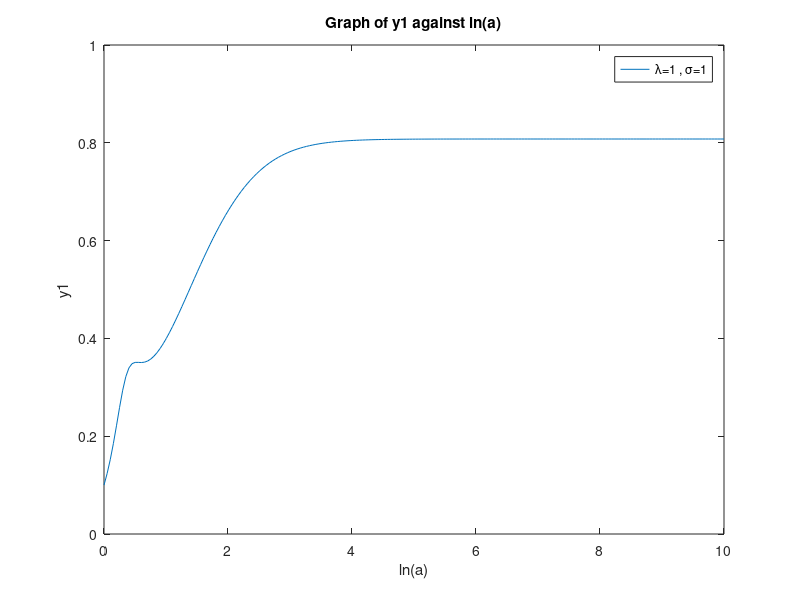
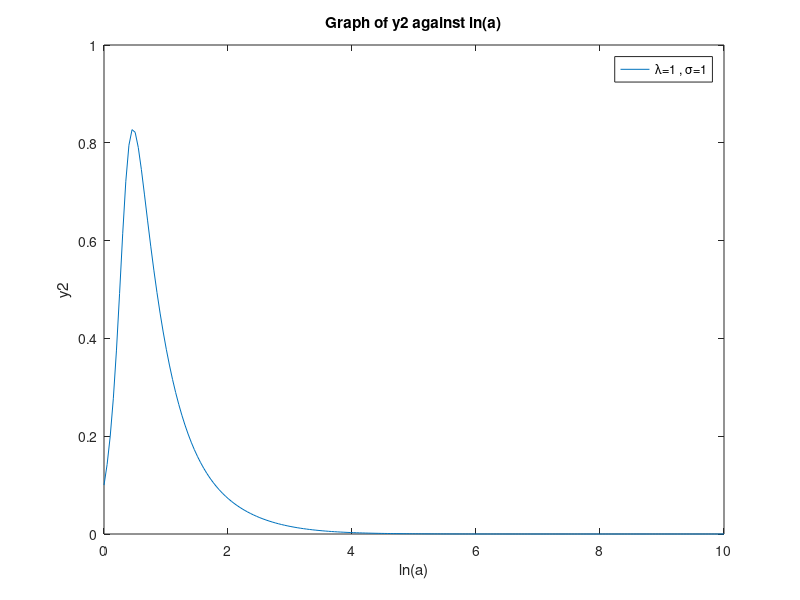
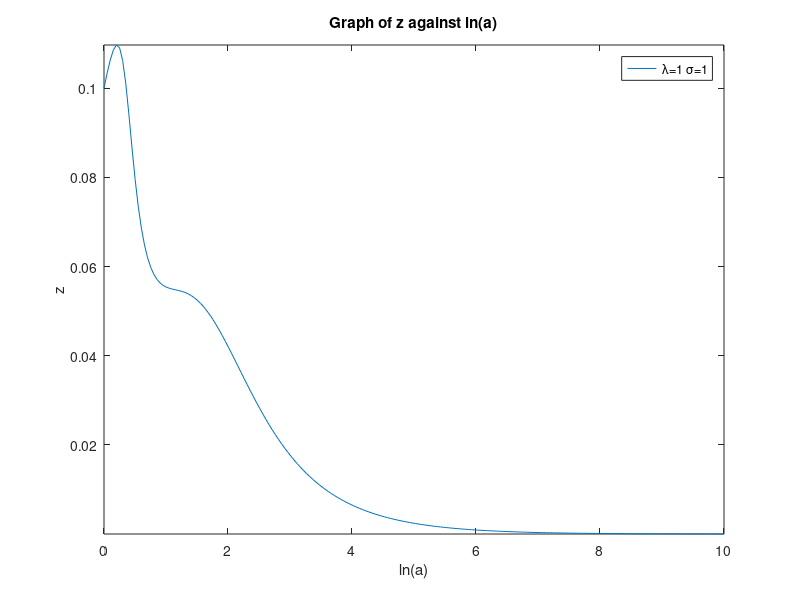
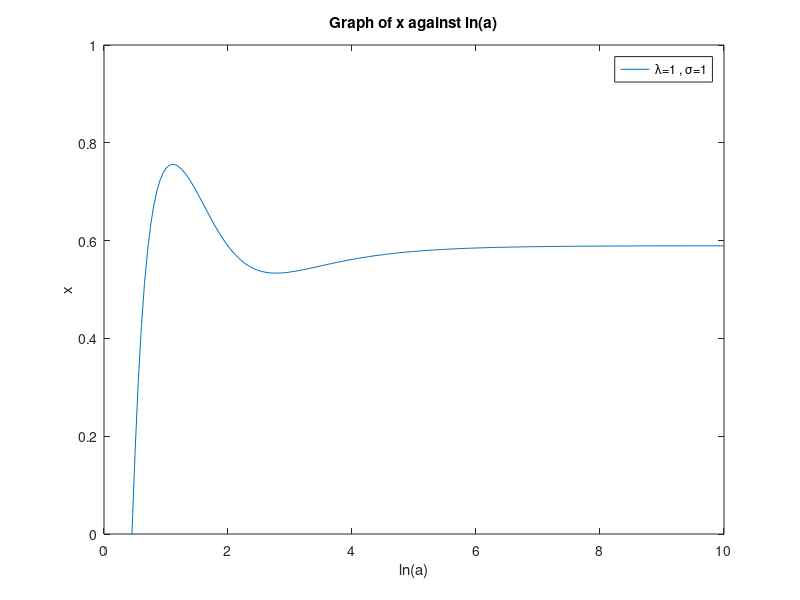

These charts were generated, in order, by the following MATLAB code: (Note: this script raises an error after producing the figures.)

function scalarfield3
% tstart, tend and the number of time steps
clear all

tstart = 0;
tend = 10;
n = 200;
tspan = linspace(tstart,tend,n);
%initial conditions
minit2 = [-0.9;0.1;0.1;0.1];

% matrix m contains all dependant variables
[T,M] = ode45(@integratingfunction2, tspan, minit2);
%define output variables:
x = M(:,1);

y1 = M(:,2);

y2 = M(:,3);

z = M(:,4);



% plots
figure(1);
plot(T,y1);
title('Graph of y1 against ln(a)');
legend('\lambda=1 , \sigma=1');
xlabel('ln(a)');
ylabel('y1');
axis([0 10 0 1]);
hold on


F=(3.*(y1.^2))+(3.*(y2.^2))-3.*(x.^2)-(z.^2)-1;



figure(2);
plot(T,y2);
title('Graph of y2 against ln(a)');
legend('\lambda=1 , \sigma=1');
xlabel('ln(a)');
ylabel('y2');

hold on



figure(3);
plot(T,z);
title('Graph of z against ln(a)');
legend('\lambda=1 \sigma=1');
xlabel('ln(a)');
ylabel('z');
%axis([0 10 0 1]);
axis tight
hold on


figure(4);
plot(T,x);
title('Graph of x against ln(a)');
legend('\lambda=1 , \sigma=1');
xlabel('ln(a)');
ylabel('x');
axis([0 10 0 1]);



figure(6);
 omega_phi=(x.^2)+(y1.^2)+(y2.^2);
   
   plot(T,omega_phi);
   xlabel('ln(a)');
   ylabel('\Omega_{\phi}');
   %axis([0 10 0 1.4 ]);
   legend('\lambda=1.444 , \sigma=4');
   axis tight
   hold on
   plot(T,F,'R--');

%Intergration function


function ddt2 = integratingfunction2(T,M)

% Define constants

lambda=1.444;

sigma=4;

x=M(1);

y1=M(2);

y2=M(3);

z=M(4);



%ODE’s:
ddt2 = zeros(size(M));
ddt2(1) = (-3.*x) + (lambda.*sqrt(3./2).*(y1.^2))+(sigma.*sqrt(3./2).*(y2.^2))+x.*(2.*(z.^2)+3.*(x.^2)+(3./2).*(1-(x.^2)-(y1.^2)-(y2.^2)-(z.^2)));
ddt2(2) = (-lambda.*sqrt(3./2).*x.*y1)+y1.*(2.*(z.^2)+3.*(x.^2)+(3./2).*(1-(x.^2)-(y1.^2)-(y2.^2)-(z.^2)));
ddt2(3) = (-sigma.*sqrt(3./2).*x.*y2)+y2.*(2.*(z.^2)+3.*(x.^2)+(3./2).*(1-(x.^2)-(y1.^2)-(y2.^2)-(z.^2)));
ddt2(4) =-2.*z+2.*(z.^3)+z.*(3.*(x.^2)+(3./2).*(1-(x.^2)-(y1.^2)-(y2.^2)-(z.^2)));






